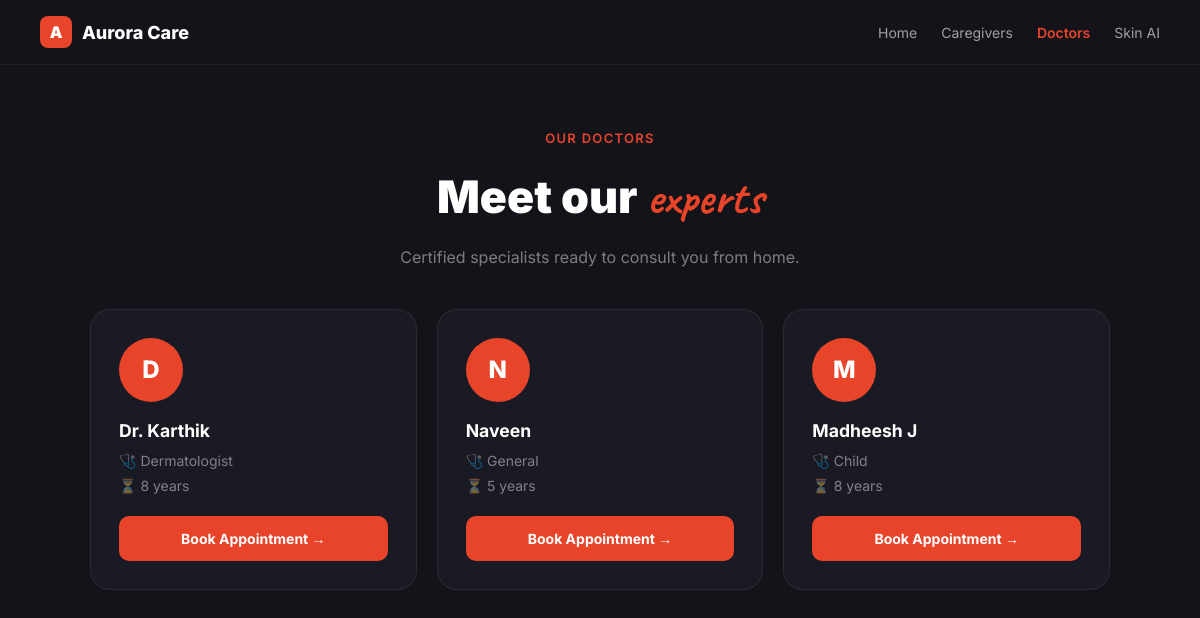
The app's page /doctors/ with its own data.
### core/models.py (models this page shows, shortened)
class Doctor(models.Model):
    name = models.CharField(max_length=100)
    specialization = models.CharField(max_length=100)
    experience = models.CharField(max_length=100)

### core/views.py (the view)
# urls.py: path('doctors/', views.doctors),
def doctors(request):
    data = Doctor.objects.all()
    return render(request, 'doctors.html', {'doctors': data})

### core/templates/doctors.html (shortened to what this page needs)
<!DOCTYPE html>
<html lang="en">
<head>
  <script src="https://cdn.tailwindcss.com"></script>
</head>
<body>
<nav style="background:rgba(19,19,26,0.95);border-bottom:1px solid rgba(255,255,255,0.06);padding:16px 40px;display:flex;align-items:center;justify-content:space-between;position:sticky;top:0;z-index:100;">
  <a href="/" style="display:flex;align-items:center;gap:10px;text-decoration:none;">
    <div style="width:32px;height:32px;background:#e8442a;border-radius:8px;display:flex;align-items:center;justify-content:center;">
      <span style="color:white;font-weight:900;font-size:16px;">A</span>
    </div>
    <span style="font-weight:800;font-size:18px;color:white;">Aurora Care</span>
  </a>
  <div style="display:flex;gap:24px;">
    <a href="/" style="color:rgba(255,255,255,0.6);text-decoration:none;font-size:14px;">Home</a>
    <a href="/caretakers" style="color:rgba(255,255,255,0.6);text-decoration:none;font-size:14px;">Caregivers</a>
    <a href="/doctors" style="color:#e8442a;text-decoration:none;font-size:14px;font-weight:600;">Doctors</a>
    <a href="/skin" style="color:rgba(255,255,255,0.6);text-decoration:none;font-size:14px;">Skin AI</a>
  </div>
</nav>
<div style="text-align:center;padding:60px 40px 40px;">
  <span style="color:#e8442a;font-size:13px;font-weight:600;letter-spacing:0.1em;text-transform:uppercase;">Our Doctors</span>
  <h1 style="font-size:2.8rem;font-weight:900;margin-top:12px;margin-bottom:12px;">
    Meet our <span style="font-family:'Caveat',cursive;color:#e8442a;font-size:3rem;">experts</span>
  </h1>
  <p style="color:rgba(255,255,255,0.45);font-size:16px;">Certified specialists ready to consult you from home.</p>
</div>
<div style="max-width:1100px;margin:0 auto;padding:0 40px 80px;display:grid;grid-template-columns:repeat(auto-fit,minmax(280px,1fr));gap:20px;">
  {% for d in doctors %}
  <div class="card" style="background:#1a1a24;border:1px solid rgba(255,255,255,0.07);border-radius:20px;padding:28px;">
    <div style="width:64px;height:64px;border-radius:50%;background:#e8442a;display:flex;align-items:center;justify-content:center;font-size:24px;font-weight:800;margin-bottom:16px;">
      {{ d.name|first }}
    </div>
    <h3 style="font-size:1.1rem;font-weight:700;margin-bottom:6px;">{{ d.name }}</h3>
    <p style="color:rgba(255,255,255,0.45);font-size:14px;margin-bottom:4px;">🩺 {{ d.specialization }}</p>
    <p style="color:rgba(255,255,255,0.45);font-size:14px;margin-bottom:20px;">⏳ {{ d.experience }}</p>
    <a href="/book-doctor/{{ d.id }}/" style="display:block;background:#e8442a;color:white;text-align:center;padding:12px;border-radius:10px;font-weight:700;font-size:14px;text-decoration:none;">
      Book Appointment →
    </a>
  </div>
  {% empty %}
  <div style="text-align:center;color:rgba(255,255,255,0.4);grid-column:1/-1;padding:60px;">
    No doctors added yet. Add them in the admin panel.
  </div>
  {% endfor %}
</div>
</body>
</html>

### core/templates/doctors.html (style rules this page uses)
* { font-family: 'Inter', sans-serif; }
body { background: #13131a; color: white; margin: 0; }
.card { transition: transform 0.3s, border-color 0.3s; }

### records on screen
Doctor: name|first "D", name "Dr. Karthik", specialization "Dermatologist", experience "8 years"
Doctor: name|first "N", name "Naveen", specialization "General", experience "5 years"
Doctor: name|first "M", name "Madheesh J", specialization "Child", experience "8 years"
